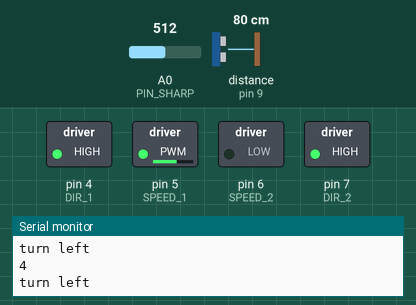
Simulated run of this sketch. Board: Arduino Uno, built with avr-gcc and run on an emulated ATmega328P. Shown: switched loads named in the sketch (green lamp = pin HIGH), the last lines printed to the serial monitor. Wiring (inferred from the names in the program): ultrasonic range finder: trigger pin 8; echo pin 9. Inputs (shaded band) come from the test bench; at power-on: distance to the obstacle (sensor on pin 9) 80 cm, A0 (PIN_SHARP) = 512. The echo pulse lasts 58.3 µs per cm; pins used as bus, display or sensor lines are not drawn.

Above: at 1.37 s.
1.4 s: distance to the obstacle (sensor on pin 9) set to 2 cm
At 1.73 s:
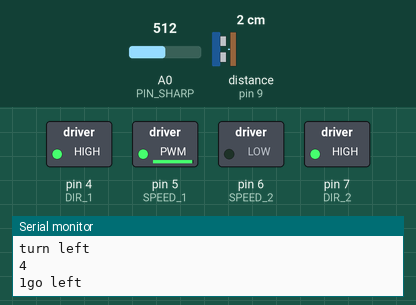
4.4 s: A0 (PIN_SHARP) set to 306
7.4 s: distance to the obstacle (sensor on pin 9) set to 22 cm
10.4 s: distance to the obstacle (sensor on pin 9) set to 29 cm
At 11.5 s:
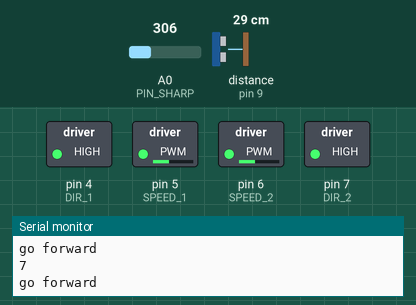
11.9 s: A0 (PIN_SHARP) set to 242
13.4 s: A0 (PIN_SHARP) set to 216
At 13.73 s:
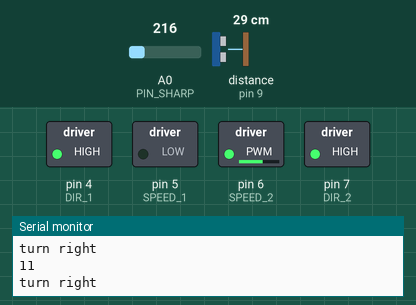
Timing chart, 0 to 17.4 s (numbered marks = the images above; inputs shaded):
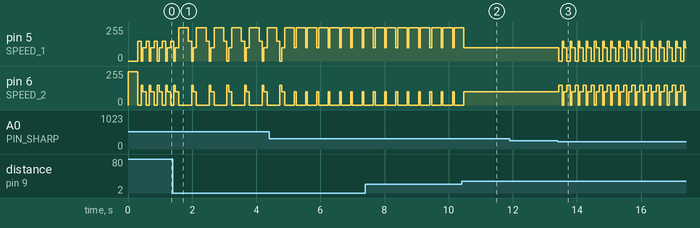

The sketch:

main.ino
```cpp
// Машинка тесла за пять минут

/* Распиновки */

// Пины для 1 датчика

#define PIN_ECHO 9
#define PIN_TRIG 8

// Пины для 2 датчика

#define PIN_SHARP A0

// Пины для мотора

#define SPEED_1 5
#define DIR_1 4
#define SPEED_2 6
#define DIR_2 7

/* переменные */
long distanceForward = 0;
long distanceRight = 0;
long lastDistanceRight = 0;
int speed = 100;

void setup() {
  Serial.begin(9600);

  /* Подготовка пинов motorShield */
  pinMode(SPEED_1, OUTPUT);
  pinMode(DIR_1, OUTPUT);
  pinMode(SPEED_2, OUTPUT);
  pinMode(DIR_2, OUTPUT);

  /* Подготовка пинов датчиков */
  pinMode(PIN_SHARP, INPUT);
  pinMode(PIN_TRIG, OUTPUT);
  pinMode(PIN_ECHO, INPUT);

  /* Направление колес вперед */
  digitalWrite(DIR_1, HIGH);
  digitalWrite(DIR_2, HIGH);
  /* Скорость колес */
  analogWrite(SPEED_1, 80);
  analogWrite(SPEED_2, 80);
}

void loop() {
  update_state();
  do_move();
  Serial.println(distanceRight);
}

/* Функция измерения дистанции спереди */
long distance_forward(uint8_t trig=PIN_TRIG, uint8_t echo=PIN_ECHO) {
  digitalWrite(trig, LOW);
  delayMicroseconds(5);
  digitalWrite(trig, HIGH);

  delayMicroseconds(10);
  digitalWrite(trig, LOW);

  return ((pulseIn(echo, HIGH)) / 2) / 29.1;
}

/* Функция измерения дистанции сбоку */
long distance_right(float K = 12.298) {
  int16_t analog_value = analogRead(PIN_SHARP);
  float V = analog_value * 0.0048828125;

  return K * pow(V, -1.10);
}

void turnRight(int sp1=0, int sp2=80) {
  analogWrite(SPEED_1, sp1);
  analogWrite(SPEED_2, sp2);
}

void turnLeft(int sp1=80, int sp2=0) {
  analogWrite(SPEED_1, sp1);
  analogWrite(SPEED_2, sp2);
}

void goForward() {
  analogWrite(SPEED_1, speed);
  analogWrite(SPEED_2, speed);
}

/* Опрос датчиков */
void update_state() {
  distanceForward = distance_forward();

  lastDistanceRight = distanceRight;  // Сохраняем прошлое значение

  distanceRight = distance_right();  // берем новое
  if (distanceRight < 0) {  // Отбрасываем невалидное
    distanceRight = 15;
  }
}

void do_move()
{
    if (distanceRight > lastDistanceRight * 2) {  // Если резко увеличилось расстояние во время поворота направо, делаем доворот
    turnRight(0, 250);
      delay(300);
  }

  if (distanceForward < 25) {  // Если спереди близится тупик
    Serial.print(distanceForward);
    if (distanceRight > 15) {  // Если справа стена далеко, то поварачиваем направо
      Serial.println("go right");
      turnRight(0, 250);
      delay(300);
    } else {  // Иначе налево
      Serial.println("go left");
      turnLeft(250, 0);
      delay(300);
    }
  }

/* Корректировка траектории при движении прямо */
  if (distanceRight > 10) { // Стена дальше нужного - берем правее
    Serial.println("turn right");
    turnRight(0, 150);
    delay(100);
    turnLeft(150, 0);
    delay(50);
    goForward();
    delay(100);
  }
  else if (distanceRight < 7) { // иначе левее
  Serial.println("turn left");
    turnLeft(150, 0);
    delay(100);
    turnRight(0, 150);
    delay(50);
    goForward();
    delay(100);
  } else {  // Иначе прямо
    Serial.println("go forward");
    goForward();
    delay(50);
  }
}
```

Measured:
- the behaviour switches between 25 and 26 cm on distance to the obstacle (sensor on pin 9) (found by bisection; images 1 and 2)
- the behaviour switches between 227 and 226 on A0 (PIN_SHARP) (found by bisection; images 2 and 3)
- after the input at 10.4 s, pin 5 (SPEED_1), pin 6 (SPEED_2): goes on until 10.5 s, then stays 100/255
- after the input at 13.4 s, pin 5 (SPEED_1): 100/255 → 0/255 at once, then repeats every 0.25 s: 150/255 0.05 s, 100/255 0.10 s, 0/255 0.10 s; pin 6 (SPEED_2): 100/255 → 150/255 at once, then repeats every 0.25 s: 0/255 0.05 s, 100/255 0.10 s, 150/255 0.10 s
- by itself, pin 5 (SPEED_1): alternates 250/255 for 0.30 s and 100/255 for 0.05 s
- by itself, pin 6 (SPEED_2): alternates 100/255 for 0.05 s and 0/255 for 0.30 s
